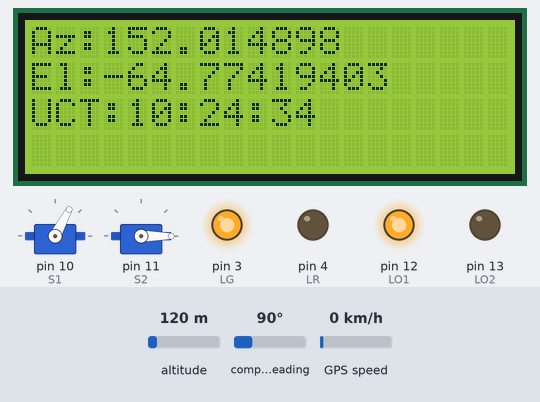
This sketch was run on a simulated Arduino Uno, built with avr-gcc and run on an emulated ATmega328P. Shown: 20×4 character LCD, 2 × servo, output pins drawn as LEDs (lit = HIGH). The test bench sets the inputs (shaded band); at power-on: altitude 120 m, compass heading 90°, GPS speed 0 km/h. The GPS gets a fix after 3 s at 37.7749, -122.4194 with 8 satellites; what the sketch prints to the serial monitor is not drawn.

Above: at 4.64 s.
5.2 s: altitude set to 0 m
At 5.43 s:
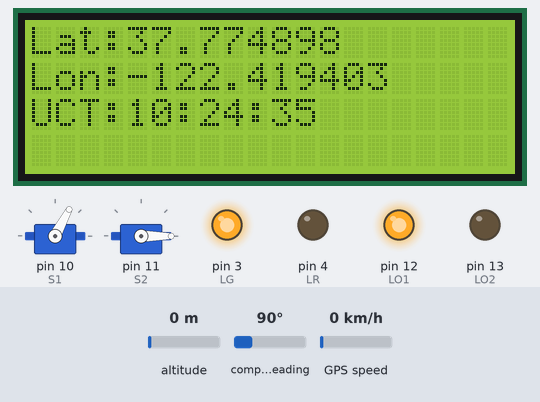
27.2 s: compass heading set to 7°
At 28.0 s:
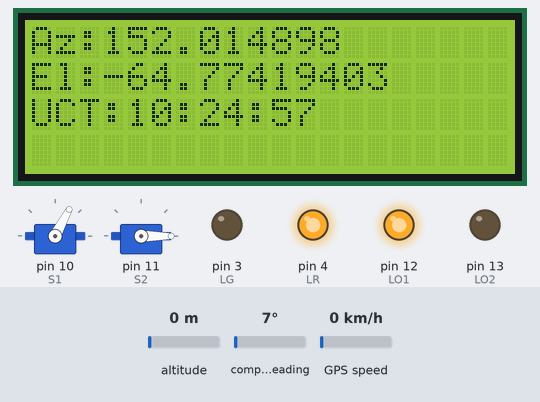
Timing chart, 0 to 55.2 s (numbered marks = the images above; inputs shaded):
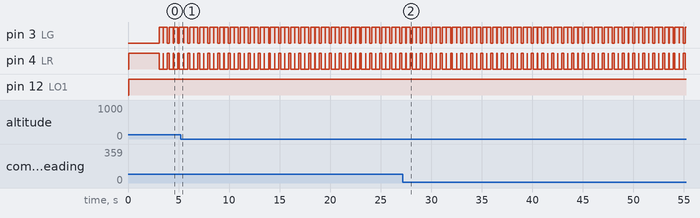

Measured:
- by itself, pin 3 (LG): repeats every 1.0 s: HIGH 0.40 s, LOW 0.19 s, HIGH 0.40 s, LOW 0.01 s
- by itself, pin 4 (LR): repeats every 1.0 s: LOW 0.40 s, HIGH 0.19 s, LOW 0.40 s, HIGH 0.01 s
- what the display in image 2 shows lasts 0.5 s, from 27.9 s to 28.4 s

The sketch:

sketch.ino
```cpp
#include <LiquidCrystal_I2C.h>
#include <Servo.h>
#include <Wire.h>
#include <TinyGPSPlus.h>
#include "spa.h"

LiquidCrystal_I2C display(0x20,20,4);

// LED and Servo pin
int LG = 3, LR = 4, LO1 = 12, LO2 = 13;
int S1 = 10, S2 = 11;

Servo azimuthServo;
Servo elevationServo;

TinyGPSPlus gps;

double latitude = 0.0, longitude = 0.0, altitude = 0.0;
int day = 0, month = 0, year = 0;
int hour = 0, minute = 0, second = 0;
int timezone_offset = 1;  // Timezone : Morroco,

SunPosition sun = calculateSunPosition(
        year, month, day,
        hour, minute, second,
        latitude, longitude,
        altitude,
        timezone_offset
      );

void setup() {
  Serial.begin(9600);
  display.init();
  display.backlight();

  pinMode(LG, OUTPUT);
  pinMode(LR, OUTPUT);
  pinMode(LO1, OUTPUT);
  pinMode(LO2, OUTPUT);

  azimuthServo.attach(S1);
  elevationServo.attach(S2);
}

void loop() {
  while (Serial.available() > 0) {
    gps.encode(Serial.read());

    if (gps.location.isUpdated()) {
      digitalWrite(LG, HIGH);
      digitalWrite(LR, LOW);

      latitude = gps.location.lat();
      longitude = gps.location.lng();
      altitude = gps.altitude.meters();

      day = gps.date.day();
      month = gps.date.month();
      year = gps.date.year();

      hour = gps.time.hour();
      minute = gps.time.minute();
      second = gps.time.second();

      serial_data();
      LCD();

    } else {
       digitalWrite(LG, LOW);
       digitalWrite(LR, HIGH);
    }
  }

 servo_control();

}

void serial_data() {
  Serial.println("======== GPS DATA ========");
  Serial.print("Latitude     : "); Serial.println(latitude, 6);
  Serial.print("Longitude    : "); Serial.println(longitude, 6);
  Serial.print("Altitude     : "); Serial.print(altitude); Serial.println(" m");

  Serial.print("Date (UTC)   : ");
  if (day < 10) Serial.print('0'); Serial.print(day); Serial.print('/');
  if (month < 10) Serial.print('0'); Serial.print(month); Serial.print('/');
  Serial.println(year);

  Serial.print("Time (UTC)   : ");
  if (hour < 10) Serial.print('0'); Serial.print(hour); Serial.print(':');
  if (minute < 10) Serial.print('0'); Serial.print(minute); Serial.print(':');
  if (second < 10) Serial.print('0'); Serial.println(second);

  Serial.println("==========================");
  Serial.println("====== SOLAR ANGLES ======");
  Serial.print("Azimuth      : "); Serial.println(sun.azimuth, 2);
  Serial.print("Elevation    : "); Serial.println(sun.elevation, 2);
  Serial.println("==========================");
}

void servo_control() {
  int azimuthServoAngle = map(sun.azimuth, 90, 270, 0, 180);     // Sun moves East→South→West
  int elevationServoAngle = map(sun.elevation, 0, 90, 0, 180);   // Sun rises from horizon to overhead

  azimuthServoAngle = constrain(azimuthServoAngle, 0, 180);
  elevationServoAngle = constrain(elevationServoAngle, 0, 180);

  azimuthServo.write(azimuthServoAngle);
  elevationServo.write(elevationServoAngle);

  if (azimuthServoAngle != 0) {
    digitalWrite(LO1, HIGH);
  } else {
    digitalWrite(LO1, LOW);
  }

  if (elevationServoAngle != 0) {
    digitalWrite(LO2, HIGH);
  } else {
    digitalWrite(LO2, LOW);
  }

}

void LCD() {
  display.clear();

  display.setCursor(0, 0);
  display.print("Lat:");
  display.print(latitude, 6);

  display.setCursor(0, 1);
  display.print("Lon:");
  display.print(longitude, 6);

  display.setCursor(0, 2);
  display.print("UCT:");
  if (hour < 10) display.print('0'); display.print(hour); display.print(':');
  if (minute < 10) display.print('0'); display.print(minute); display.print(':');
  if (second < 10) display.print('0'); display.print(second);

  delay(100);

  display.setCursor(0, 0);
  display.print("Az:");
  display.print(sun.azimuth);

  display.setCursor(0, 1);
  display.print("El:");
  display.print(sun.elevation);

}
```

spa.cpp
```cpp
#include "spa.h"
#include <math.h>

#define DEG_TO_RAD 0.0174532925
#define RAD_TO_DEG 57.2957795

SunPosition calculateSunPosition(
  int year, int month, int day,
  int hour, int minute, int second,
  double latitude, double longitude,
  double altitude,
  int timezone_offset
) {
  SunPosition result;

  // Convert time to fractional hour
  double timeUTC = hour + minute / 60.0 + second / 3600.0 - timezone_offset;

  // Calculate day of year
  int N1 = floor(275 * month / 9);
  int N2 = floor((month + 9) / 12);
  int K = 1 + floor((year - 4 * floor(year / 4) + 2) / 3);
  int N = N1 - (N2 * K) + day - 30;

  // Declination angle (δ)
  double decl = 23.45 * sin(DEG_TO_RAD * ((360.0 / 365.0) * (N - 81)));

  // Solar time correction
  double B = 360.0 / 365.0 * (N - 81);
  double EoT = 9.87 * sin(2 * DEG_TO_RAD * B) - 7.53 * cos(DEG_TO_RAD * B) - 1.5 * sin(DEG_TO_RAD * B);
  double solarTime = timeUTC * 60 + 4 * longitude + EoT;  // in minutes
  double hourAngle = (solarTime / 4.0) - 180.0;

  // Elevation angle
  double elevation = asin(
    sin(DEG_TO_RAD * decl) * sin(DEG_TO_RAD * latitude) +
    cos(DEG_TO_RAD * decl) * cos(DEG_TO_RAD * latitude) * cos(DEG_TO_RAD * hourAngle)
  ) * RAD_TO_DEG;

  // Azimuth angle
  double azimuth = acos(
    (sin(DEG_TO_RAD * decl) * cos(DEG_TO_RAD * latitude) -
     cos(DEG_TO_RAD * decl) * sin(DEG_TO_RAD * latitude) * cos(DEG_TO_RAD * hourAngle)) /
    cos(DEG_TO_RAD * elevation)
  ) * RAD_TO_DEG;

  if (hourAngle > 0) azimuth = 360 - azimuth;

  result.azimuth = azimuth;
  result.elevation = elevation;

  return result;
}
```

spa.h
```cpp
#ifndef SPA_H
#define SPA_H

struct SunPosition {
  double azimuth;
  double elevation;
};

SunPosition calculateSunPosition(
  int year, int month, int day,
  int hour, int minute, int second,
  double latitude, double longitude,
  double altitude,
  int timezone_offset
);

#endif
```
